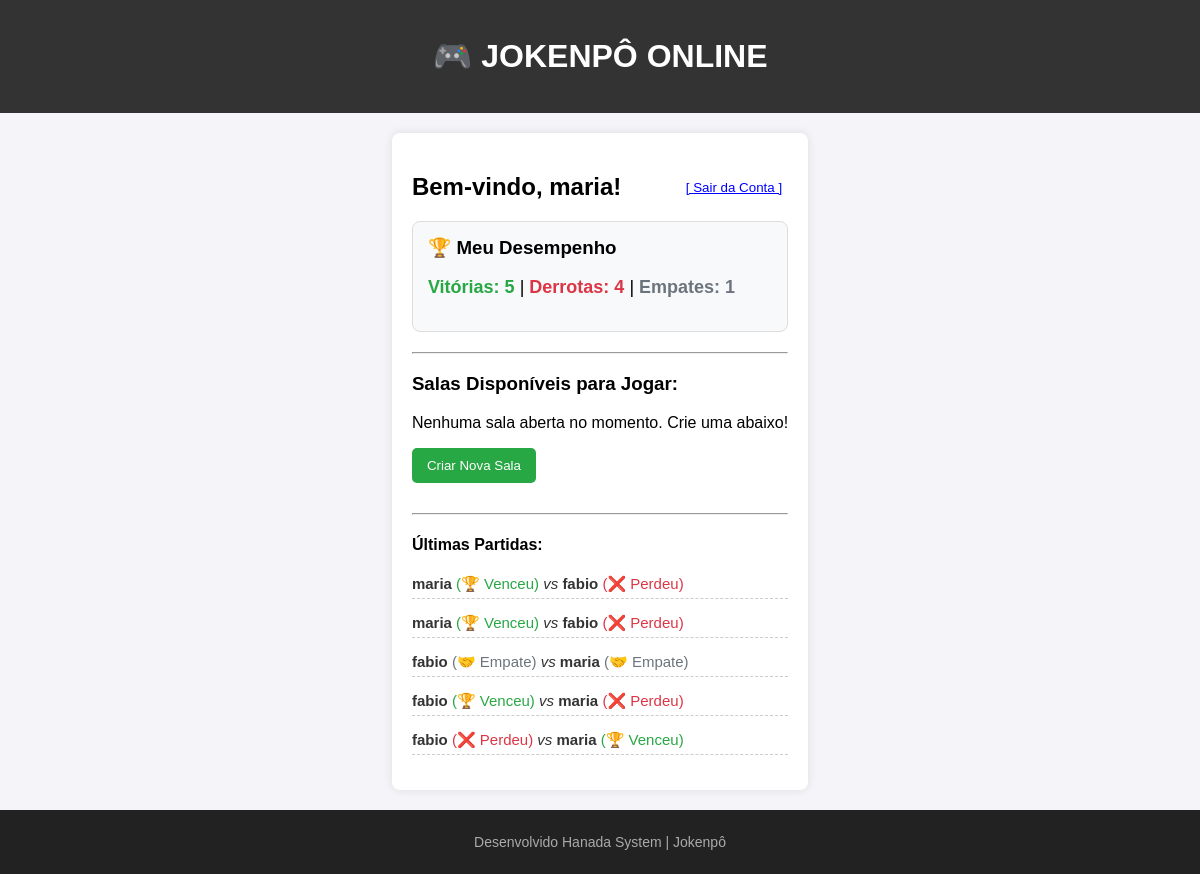
Screenshot of / (signed in) with the database file from the repository.
### jogo/models.py (models this page shows, shortened)
class Sala(models.Model):
    jogador1 = models.ForeignKey(User, related_name='jogos_como_j1', on_delete=models.CASCADE)
    jogador2 = models.ForeignKey(User, related_name='jogos_como_j2', on_delete=models.SET_NULL, null=True, blank=True)
    escolha_j1 = models.CharField(max_length=10, blank=True, null=True)
    escolha_j2 = models.CharField(max_length=10, blank=True, null=True)
    status = models.CharField(max_length=30, default='aguardando_oponente')
    resultado = models.CharField(max_length=20, blank=True, null=True)
    criado_em = models.DateTimeField(auto_now_add=True)

### jogo/views.py (the view)
# urls.py: 2. Add a URL to urlpatterns:  path('', views.home, name='home')
@login_required(login_url='/login/')
def home(request):
    usuario = request.user
    salas_aguardando = Sala.objects.filter(status='aguardando_oponente')
    partidas_finalizadas = Sala.objects.filter(
        (Q(jogador1=usuario) | Q(jogador2=usuario)) & Q(status='finalizado')
    ).order_by('-criado_em') # Ordena da mais recente para a mais antiga
    vitorias = 0
    derrotas = 0
    empates = 0
    for partida in partidas_finalizadas:
        if partida.resultado == 'empate':
            empates += 1
        elif (partida.jogador1 == usuario and partida.resultado == 'vitoria_j1') or \
             (partida.jogador2 == usuario and partida.resultado == 'vitoria_j2'):
            vitorias += 1
        else:
            derrotas += 1
    contexto = {
        'salas': salas_aguardando,
        'vitorias': vitorias,
        'derrotas': derrotas,
        'empates': empates,
        'historico': partidas_finalizadas[:5] # Pega apenas as últimas 5 partidas para não poluir a tela
    }
    return render(request, 'jogo/home.html', contexto)

### jogo/templates/jogo/home.html (shortened to what this page needs)
{% extends 'jogo/base.html' %}
{% block content %}
    <div style="display: flex; justify-content: space-between; align-items: center;">
        <h2>Bem-vindo, {{ user.username }}!</h2>
        <form action="{% url 'logout' %}" method="post" style="display:inline;">
            <button type="submit" style="background:none; border:none; color:blue; text-decoration:underline; cursor:pointer;">[ Sair da Conta ]</button>
        </form>
    </div>
    <div style="background-color: #f8f9fa; padding: 15px; border-radius: 8px; border: 1px solid #ddd; margin-bottom: 20px;">
        <h3 style="margin-top: 0;">🏆 Meu Desempenho</h3>
        <p style="font-size: 18px;">
            <span style="color: #28a745; font-weight: bold;">Vitórias: {{ vitorias }}</span> |
            <span style="color: #dc3545; font-weight: bold;">Derrotas: {{ derrotas }}</span> |
            <span style="color: #6c757d; font-weight: bold;">Empates: {{ empates }}</span>
        </p>
    </div>
    <hr>
    <h3>Salas Disponíveis para Jogar:</h3>
    {% if salas %}
        <ul>
            {% for sala in salas %}
                <li>Sala #{{ sala.id }} (Criada por: {{ sala.jogador1.username }})
                    <a href="{% url 'entrar_sala' sala.id %}"><b>[ Entrar ]</b></a>
                </li>
            {% endfor %}
        </ul>
    {% else %}
        <p>Nenhuma sala aberta no momento. Crie uma abaixo!</p>
    {% endif %}
    <form action="{% url 'criar_sala' %}" method="POST" style="margin-bottom: 30px;">
        <button type="submit" style="padding: 10px 15px; background: #28a745; color: white; border: none; border-radius: 5px; cursor: pointer;">
            Criar Nova Sala
        </button>
    </form>
    {% if historico %}
        <hr>
        <h4>Últimas Partidas:</h4>
        <ul style="font-size: 15px; color: #333; list-style-type: none; padding: 0;">
            {% for partida in historico %}
                <p style="border-bottom: 1px dashed #ccc; padding-bottom: 5px;">
                    <b>{{ partida.jogador1.username }}</b>
                    {% if partida.resultado == 'vitoria_j1' %}
                        <span style="color: #28a745;">(🏆 Venceu)</span>
                    {% elif partida.resultado == 'vitoria_j2' %}
                        <span style="color: #dc3545;">(❌ Perdeu)</span>
                    {% elif partida.resultado == 'empate' %}
                        <span style="color: #6c757d;">(🤝 Empate)</span>
                    {% endif %}
                    <i> vs </i>
                    <b>{{ partida.jogador2.username }}</b>
                    {% if partida.resultado == 'vitoria_j2' %}
                        <span style="color: #28a745;">(🏆 Venceu)</span>
                    {% elif partida.resultado == 'vitoria_j1' %}
                        <span style="color: #dc3545;">(❌ Perdeu)</span>
                    {% elif partida.resultado == 'empate' %}
                        <span style="color: #6c757d;">(🤝 Empate)</span>
                    {% endif %}
                </p>
{% empty %}
    <p>Nenhuma partida finalizada ainda.</p>
{% endfor %}
        </ul>
    {% endif %}
{% endblock %}

### jogo/templates/jogo/base.html (style rules this page uses)
body { font-family: Arial, sans-serif; background-color: #f4f4f9; margin: 0; padding: 0; display: flex; flex-direction: column; min-height: 100vh; }

### rows the page displays
Sala: jogador1.username "maria", resultado "(🏆 Venceu)", jogador2.username "fabio"
Sala: jogador1.username "maria", resultado "(🏆 Venceu)", jogador2.username "fabio"
Sala: jogador1.username "fabio", resultado "(🤝 Empate)", jogador2.username "maria"
Sala: jogador1.username "fabio", resultado "(🏆 Venceu)", jogador2.username "maria"
Sala: jogador1.username "fabio", resultado "(❌ Perdeu)", jogador2.username "maria"

### other values shown
{{ user.username }} "maria"
{{ vitorias }} "5"
{{ derrotas }} "4"
{{ empates }} "1"
